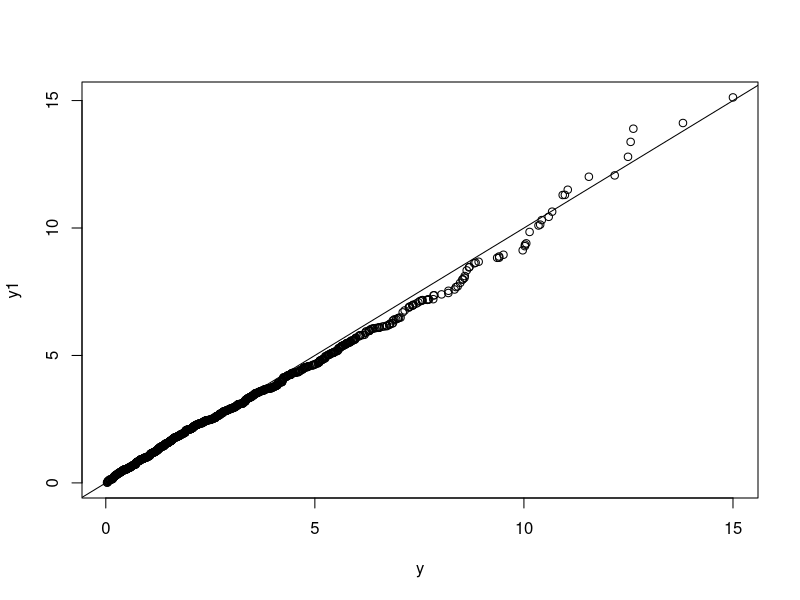
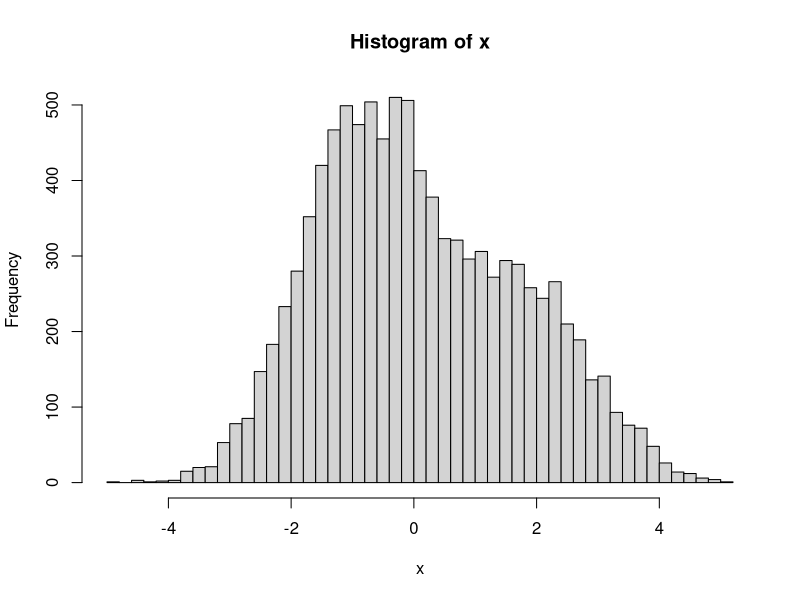
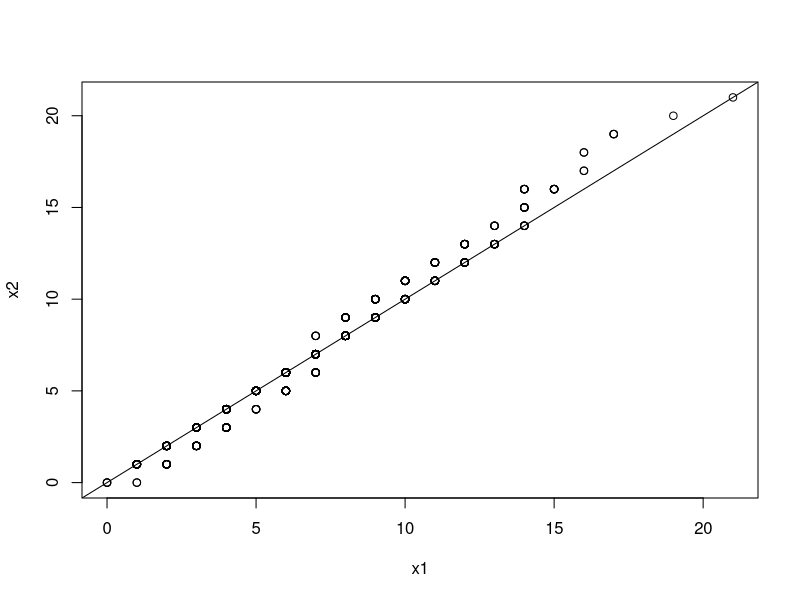

Write the R code that produced these figures, in order.
set.seed(123)
### Simulate Chi-sq distribution
n <- 1000
k <- 3 ## df of chi-squared
X <- matrix(rnorm(k*n),ncol=3) ## this is a matrix of 1000 x 3
y <- rowSums(X^2)

## or
y <- apply(X^2,1,sum)

## y will be distributed as Chi-Sq(3)

## now compare y to rchisq
y1 <- rchisq(n,k)

qqplot(y,y1)
abline(0,1)

## simulate mixture of normal
set.seed(123)
S <- sample(c(1:3),10000,prob=c(0.2,0.5,0.3),replace=TRUE)
table(S)

x <- rep(NA,10000)
x[S==1] <- rnorm(length(which(S==1)),0,1)
x[S==2] <- rnorm(length(which(S==2)),-1,1)
x[S==3] <- rnorm(length(which(S==3)),2,1)

### x comes from the mixture distribution
hist(x,breaks=50)

### continuous mixture, negative binomial example 
library(MASS)
n <- 1000
p <- 0.4
r <- 10
mu <- p*r/(1-p)
sigma2 <- p*r/(1-p)^2
theta <- mu^2/(sigma2-mu) ## also equals to r, i.e, theta=r
x1 <- rnegbin(n,mu,theta)

## use the poisson-gamma formula
lambda1 <- rgamma(n,r,scale=p/(1-p))
x2 <- rpois(n,lambda1) #***

#*** is also equivalent to the following
x2 <- rep(NA,n)
for(i in 1:n){
  x2[i] <- rpois(1,lambda1[i])
}

qqplot(x1,x2)
abline(0,1)

### generate multivariate normal using spectral decomposition ###

genmultv.eigen <- function(n,mu,Sigma){
  d <- length(mu)
  ev <- eigen(Sigma,symmetric=TRUE)
  eigen.values <- ev$values
  P <- ev$vectors
  Delta <- diag(sqrt(eigen.values))
  Q <- P%*%Delta%*%t(P)
  Z <- matrix(rnorm(n*d),nrow=n)
  X <- Z%*%Q+matrix(rep(1,n),ncol=1)%*%t(mu)
  return(X)
}

my.mu <- c(0,0,0)
my.Sigma <- matrix(c(2,1,1,1,2,1,1,1,2),nrow=3)
my.X <- genmultv.eigen(10000,my.mu,my.Sigma)

colMeans(my.X)
##


### generate multivariate normal using Cholesky decomposition ###

genmultv.chol <- function(n,mu,Sigma){
  d <- length(mu)
  Q <- chol(Sigma)
  Z <- matrix(rnorm(n*d),nrow=n)
  X <- Z%*%Q+matrix(rep(1,n),ncol=1)%*%t(mu)
  return(X)
}

my.mu <- c(0,0,0)
my.Sigma <- matrix(c(2,1,1,1,2,1,1,1,2),nrow=3)
my.Xchol <- genmultv.chol(10000,my.mu,my.Sigma)

colMeans(my.Xchol)
##
apply(my.Xchol,2,mean)
cov(my.Xchol)
